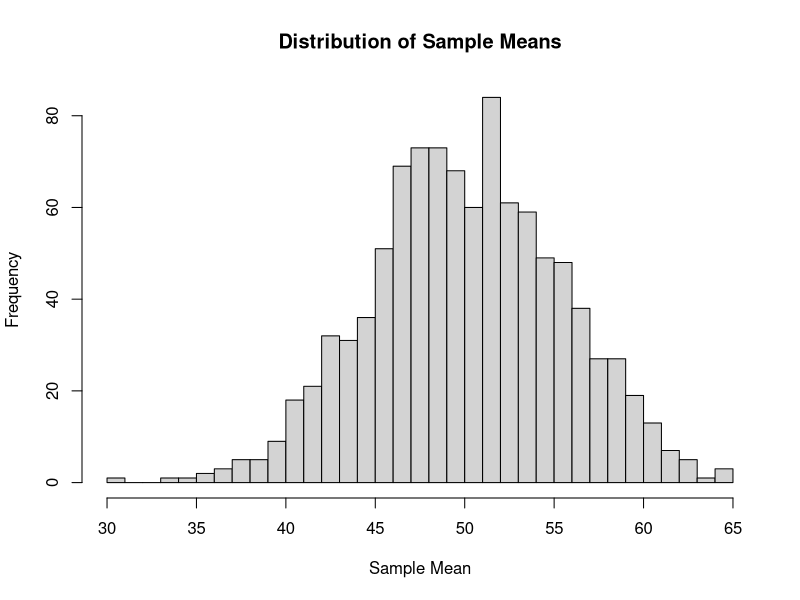

This chart was generated by the following R code:
set.seed(134)
n_samples <- 1000
sample_size <- 30
uniform_data <- runif(n_samples * sample_size, min=0, max=100)
sample_means <- numeric(n_samples)

for (i in 1:n_samples) {
  sample <- sample(uniform_data, sample_size, replace = TRUE)
  sample_means[i] <- mean(sample)
}

# Plot the means of the samples
hist(sample_means, breaks=30, main="Distribution of Sample Means", xlab="Sample Mean")
